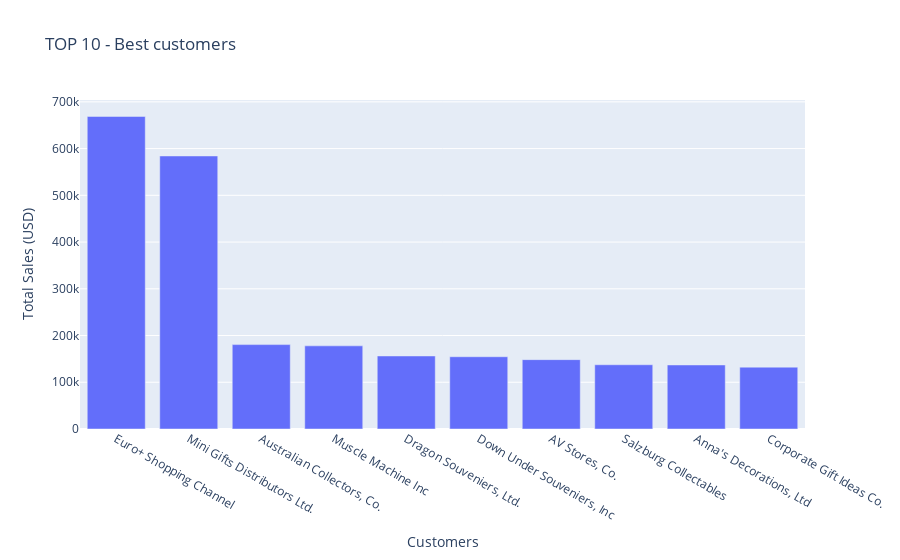

Source (notebook cell):
### Code cell
px.bar(result_temp, x=result_temp.index, y='sum', \
    title='TOP 10 - Best customers', \
    labels={'sum': 'Total Sales (USD)', 'customer_name': 'Customers'})

### Figure 1 — Plotly figure (JSON) as saved in the notebook; plotly's stock layout.template omitted (floating-point values rounded to 4 significant figures)
{"data": [{"alignmentgroup": "True", "hovertemplate": "Customers=%{x}<br>Total Sales (USD)=%{y}<extra></extra>", "legendgroup": "", "marker": {"color": "#636efa", "pattern": {"shape": ""}}, "name": "", "offsetgroup": "", "orientation": "v", "showlegend": false, "textposition": "auto", "type": "bar", "x": ["Euro+ Shopping Channel", "Mini Gifts Distributors Ltd.", "Australian Collectors, Co.", "Muscle Machine Inc", "Dragon Souveniers, Ltd.", "Down Under Souveniers, Inc", "AV Stores, Co.", "Salzburg Collectables", "Anna's Decorations, Ltd", "Corporate Gift Ideas Co."], "xaxis": "x", "y": [668800.0, 584200.0, 180600.0, 177900.0, 156300.0, 154600.0, 148400.0, 137500.0, 137000.0, 132300.0], "yaxis": "y"}], "layout": {"barmode": "relative", "legend": {"tracegroupgap": 0}, "title": {"text": "TOP 10 - Best customers"}, "xaxis": {"anchor": "y", "domain": [0, 1], "title": {"text": "Customers"}}, "yaxis": {"anchor": "x", "domain": [0, 1], "title": {"text": "Total Sales (USD)"}}}}
